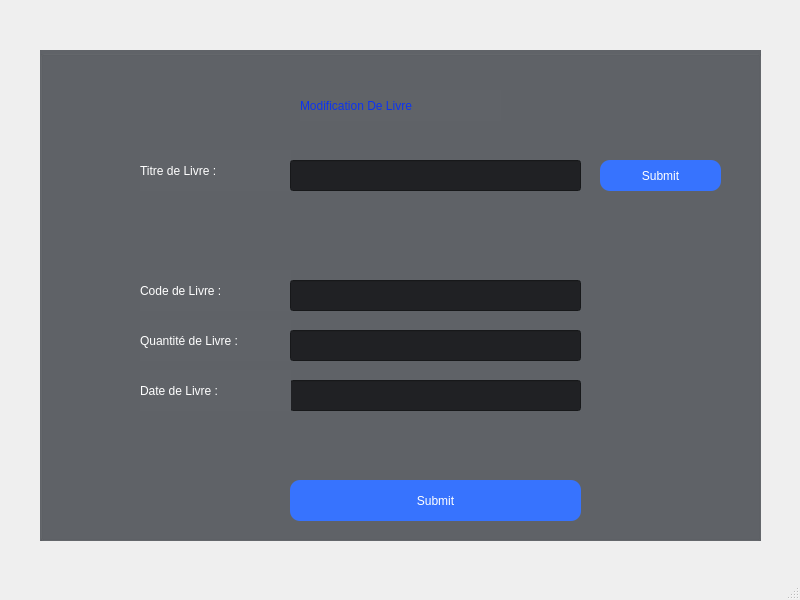
<?xml version="1.0" encoding="UTF-8"?>
<ui version="4.0">
 <class>ModifyBook</class>
 <widget class="QMainWindow" name="ModifyBook">
  <property name="geometry">
   <rect>
    <x>0</x>
    <y>0</y>
    <width>800</width>
    <height>600</height>
   </rect>
  </property>
  <property name="windowTitle">
   <string>MainWindow</string>
  </property>
  <widget class="QWidget" name="centralwidget">
   <widget class="QGroupBox" name="groupBox">
    <property name="geometry">
     <rect>
      <x>40</x>
      <y>50</y>
      <width>721</width>
      <height>491</height>
     </rect>
    </property>
    <property name="layoutDirection">
     <enum>Qt::LeftToRight</enum>
    </property>
    <property name="styleSheet">
     <string notr="true">background-color:#606368;

</string>
    </property>
    <property name="title">
     <string/>
    </property>
    <widget class="QLabel" name="label1">
     <property name="geometry">
      <rect>
       <x>100</x>
       <y>100</y>
       <width>151</width>
       <height>41</height>
      </rect>
     </property>
     <property name="styleSheet">
      <string notr="true">color: rgb(255, 255, 255);
font: 75 12pt &quot;Arial&quot;;
</string>
     </property>
     <property name="text">
      <string>Titre de Livre : </string>
     </property>
    </widget>
    <widget class="QLabel" name="label2">
     <property name="geometry">
      <rect>
       <x>100</x>
       <y>220</y>
       <width>151</width>
       <height>41</height>
      </rect>
     </property>
     <property name="styleSheet">
      <string notr="true">color: rgb(255, 255, 255);
font: 75 12pt &quot;Arial&quot;;
</string>
     </property>
     <property name="text">
      <string>Code de Livre : </string>
     </property>
    </widget>
    <widget class="QLabel" name="label3">
     <property name="geometry">
      <rect>
       <x>100</x>
       <y>270</y>
       <width>151</width>
       <height>41</height>
      </rect>
     </property>
     <property name="styleSheet">
      <string notr="true">color: rgb(255, 255, 255);
font: 75 12pt &quot;Arial&quot;;
</string>
     </property>
     <property name="text">
      <string>Quantité de Livre : </string>
     </property>
    </widget>
    <widget class="QPushButton" name="pushButton2">
     <property name="geometry">
      <rect>
       <x>250</x>
       <y>430</y>
       <width>291</width>
       <height>41</height>
      </rect>
     </property>
     <property name="styleSheet">
      <string notr="true">QPushButton{
background-color:#3773FE;
color:white;
font: 75 12pt &quot;Arial&quot;;
border-radius:10px;
}

QPushButton:hover:!pressed
{
  border: 1px solid black;
}</string>
     </property>
     <property name="text">
      <string>Submit</string>
     </property>
    </widget>
    <widget class="QLineEdit" name="lineEdit1">
     <property name="geometry">
      <rect>
       <x>250</x>
       <y>110</y>
       <width>291</width>
       <height>31</height>
      </rect>
     </property>
     <property name="styleSheet">
      <string notr="true">background-color:#202124;
color: rgb(255, 255, 255);
font: 75 12pt &quot;Arial&quot;;</string>
     </property>
     <property name="clearButtonEnabled">
      <bool>true</bool>
     </property>
    </widget>
    <widget class="QLineEdit" name="lineEdit3">
     <property name="enabled">
      <bool>true</bool>
     </property>
     <property name="geometry">
      <rect>
       <x>250</x>
       <y>280</y>
       <width>291</width>
       <height>31</height>
      </rect>
     </property>
     <property name="styleSheet">
      <string notr="true">background-color:#202124;
color: rgb(255, 255, 255);
font: 75 12pt &quot;Arial&quot;;</string>
     </property>
     <property name="clearButtonEnabled">
      <bool>true</bool>
     </property>
    </widget>
    <widget class="QLineEdit" name="lineEdit4">
     <property name="geometry">
      <rect>
       <x>250</x>
       <y>330</y>
       <width>291</width>
       <height>31</height>
      </rect>
     </property>
     <property name="styleSheet">
      <string notr="true">background-color:#202124;
color: rgb(255, 255, 255);
font: 75 12pt &quot;Arial&quot;;</string>
     </property>
     <property name="text">
      <string/>
     </property>
     <property name="dragEnabled">
      <bool>false</bool>
     </property>
     <property name="readOnly">
      <bool>false</bool>
     </property>
     <property name="clearButtonEnabled">
      <bool>true</bool>
     </property>
    </widget>
    <widget class="QLabel" name="label">
     <property name="geometry">
      <rect>
       <x>260</x>
       <y>40</y>
       <width>201</width>
       <height>31</height>
      </rect>
     </property>
     <property name="layoutDirection">
      <enum>Qt::LeftToRight</enum>
     </property>
     <property name="styleSheet">
      <string notr="true">color:#0C34F0;
font: 75 16pt bold &quot;Arial Nova&quot;;</string>
     </property>
     <property name="text">
      <string>Modification De Livre</string>
     </property>
    </widget>
    <widget class="QLabel" name="label4">
     <property name="geometry">
      <rect>
       <x>100</x>
       <y>320</y>
       <width>151</width>
       <height>41</height>
      </rect>
     </property>
     <property name="styleSheet">
      <string notr="true">color: rgb(255, 255, 255);
font: 75 12pt &quot;Arial&quot;;
</string>
     </property>
     <property name="text">
      <string>Date de Livre : </string>
     </property>
    </widget>
    <widget class="QLineEdit" name="lineEdit2">
     <property name="geometry">
      <rect>
       <x>250</x>
       <y>230</y>
       <width>291</width>
       <height>31</height>
      </rect>
     </property>
     <property name="styleSheet">
      <string notr="true">background-color:#202124;
color: rgb(255, 255, 255);
font: 75 12pt &quot;Arial&quot;;</string>
     </property>
     <property name="clearButtonEnabled">
      <bool>true</bool>
     </property>
    </widget>
    <widget class="QPushButton" name="pushButton1">
     <property name="geometry">
      <rect>
       <x>560</x>
       <y>110</y>
       <width>121</width>
       <height>31</height>
      </rect>
     </property>
     <property name="styleSheet">
      <string notr="true">QPushButton{
background-color:#3773FE;
color:white;
font: 75 12pt &quot;Arial&quot;;
border-radius:10px;
}

QPushButton:hover:!pressed
{
  border: 1px solid black;
}</string>
     </property>
     <property name="text">
      <string>Submit</string>
     </property>
    </widget>
   </widget>
  </widget>
  <widget class="QMenuBar" name="menubar">
   <property name="geometry">
    <rect>
     <x>0</x>
     <y>0</y>
     <width>800</width>
     <height>20</height>
    </rect>
   </property>
  </widget>
  <widget class="QStatusBar" name="statusbar"/>
 </widget>
 <resources/>
 <connections/>
</ui>
